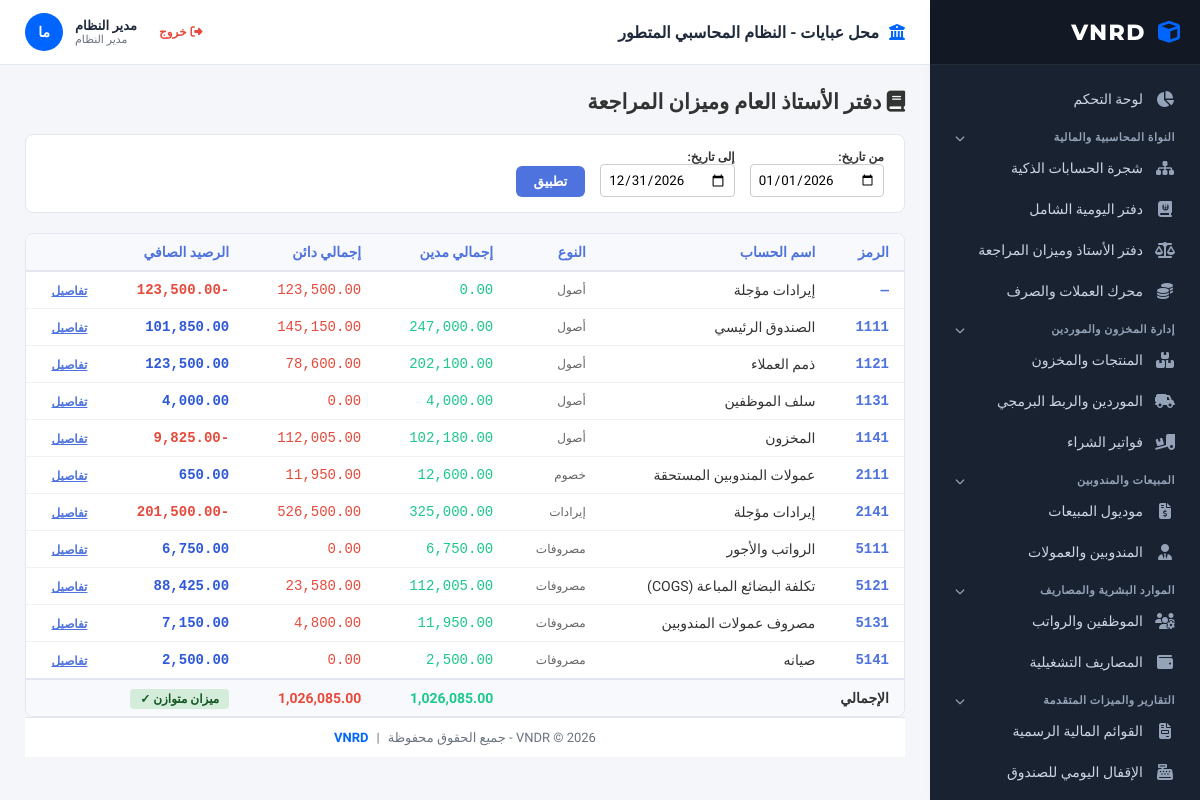
The app's page /Ledger.php (signed in) with its own data.
### tables this page shows
CREATE TABLE `accounts` (
  `id` int(11) NOT NULL,
  `account_code` varchar(50) NOT NULL,
  `account_name` varchar(150) NOT NULL,
  `account_type` enum('Asset','Liability','Equity','Revenue','Expense') NOT NULL,
  `parent_id` int(11) DEFAULT NULL,
  `is_active` tinyint(1) DEFAULT 1,
  `created_at` timestamp NOT NULL DEFAULT current_timestamp()
);

### Ledger.php (the view, shortened to what this page needs)
<?php
include 'header.php';
$start_date = $_GET['start_date'] ?? date('Y-01-01');
$end_date = $_GET['end_date'] ?? date('Y-12-31');
$stmt = $conn->prepare("
    SELECT a.id, a.account_code, a.account_name, a.account_type,
           COALESCE(SUM(j.debit), 0) AS total_debit,
           COALESCE(SUM(j.credit), 0) AS total_credit
    FROM accounts a
    LEFT JOIN journal_entries j ON j.account_id = a.id AND j.entry_date BETWEEN ? AND ?
    GROUP BY a.id, a.account_code, a.account_name, a.account_type
    ORDER BY a.account_code ASC
");
$stmt->execute([$start_date, $end_date]);
$ledger_rows = $stmt->fetchAll(PDO::FETCH_ASSOC);
$grand_debit = 0; $grand_credit = 0;
foreach ($ledger_rows as $r) { $grand_debit += $r['total_debit']; $grand_credit += $r['total_credit']; }
$type_labels = ['Asset' => 'أصول', 'Liability' => 'خصوم', 'Equity' => 'حقوق ملكية', 'Revenue' => 'إيرادات', 'Expense' => 'مصروفات'];
?>
<div style="display:flex; justify-content:space-between; align-items:center; margin-bottom:20px;">
    <h2><i class="fas fa-book"></i> دفتر الأستاذ العام وميزان المراجعة</h2>
</div>
<div style="background:white; padding:15px 20px; border-radius:8px; border:1px solid #e3e6f0; margin-bottom:20px;">
    <form method="GET" style="display:flex; gap:15px; align-items:flex-end; flex-wrap:wrap;">
        <div><label style="display:block; font-size:12px; font-weight:bold;">من تاريخ:</label><input type="date" name="start_date" value="<?php echo htmlspecialchars($start_date); ?>" style="padding:7px; border:1px solid #ccc; border-radius:4px;"></div>
        <div><label style="display:block; font-size:12px; font-weight:bold;">إلى تاريخ:</label><input type="date" name="end_date" value="<?php echo htmlspecialchars($end_date); ?>" style="padding:7px; border:1px solid #ccc; border-radius:4px;"></div>
        <button type="submit" style="background:#4e73df; color:white; border:none; padding:8px 18px; border-radius:6px; cursor:pointer; font-weight:bold;">تطبيق</button>
    </form>
</div>
<div style="background:white; border:1px solid #e3e6f0; border-radius:8px; overflow:hidden;">
    <table style="width:100%; border-collapse:collapse; font-size:14px; text-align:right;">
        <thead>
            <tr style="background:#f8f9fc; color:#4e73df; border-bottom:2px solid #e3e6f0;">
                <th style="padding:10px 15px;">الرمز</th><th style="padding:10px 15px;">اسم الحساب</th><th style="padding:10px 15px;">النوع</th>
                <th style="padding:10px 15px;">إجمالي مدين</th><th style="padding:10px 15px;">إجمالي دائن</th><th style="padding:10px 15px;">الرصيد الصافي</th><th style="padding:10px 15px;"></th>
            </tr>
        </thead>
        <tbody>
            <?php foreach ($ledger_rows as $r):
                $net = $r['total_debit'] - $r['total_credit'];
                if ($r['total_debit'] == 0 && $r['total_credit'] == 0) continue;
            ?>
                <tr style="border-bottom:1px solid #f1f1f1;">
                    <td style="padding:10px 15px; font-family:monospace; color:#4e73df; font-weight:bold;"><?php echo htmlspecialchars($r['account_code'] ?: '—'); ?></td>
                    <td style="padding:10px 15px;"><?php echo htmlspecialchars($r['account_name']); ?></td>
                    <td style="padding:10px 15px; font-size:12px; color:#666;"><?php echo htmlspecialchars($type_labels[$r['account_type']] ?? ($r['account_type'] ?: '—')); ?></td>
                    <td style="padding:10px 15px; font-family:monospace; color:#1cc88a;"><?php echo number_format($r['total_debit'], 2); ?></td>
                    <td style="padding:10px 15px; font-family:monospace; color:#e74a3b;"><?php echo number_format($r['total_credit'], 2); ?></td>
                    <td style="padding:10px 15px; font-family:monospace; font-weight:bold; color:<?php echo $net >= 0 ? '#2e59d9' : '#e74a3b'; ?>;"><?php echo number_format($net, 2); ?></td>
                    <td style="padding:10px 15px;"><a href="ledger.php?start_date=<?php echo $start_date; ?>&end_date=<?php echo $end_date; ?>&account_id=<?php echo $r['id']; ?>" style="color:#4e73df; font-size:12px; font-weight:bold;">تفاصيل</a></td>
                </tr>
            <?php endforeach; ?>
        </tbody>
        <tfoot>
            <tr style="background:#f8f9fc; border-top:2px solid #e3e6f0; font-weight:bold;">
                <td colspan="3" style="padding:10px 15px;">الإجمالي</td>
                <td style="padding:10px 15px; color:#1cc88a;"><?php echo number_format($grand_debit, 2); ?></td>
                <td style="padding:10px 15px; color:#e74a3b;"><?php echo number_format($grand_credit, 2); ?></td>
                <td colspan="2" style="padding:10px 15px;">
                    <?php if (round($grand_debit, 2) === round($grand_credit, 2)): ?>
                        <span style="background:#d4edda; color:#155724; padding:3px 10px; border-radius:4px; font-size:12px;">ميزان متوازن ✓</span>
                    <?php else: ?>
                        <span style="background:#f8d7da; color:#721c24; padding:3px 10px; border-radius:4px; font-size:12px;">فرق: <?php echo number_format($grand_debit - $grand_credit, 2); ?></span>
                    <?php endif; ?>
                </td>
            </tr>
        </tfoot>
    </table>
</div>
<?php include 'footer.php'; ?>

### header.php (shortened to what this page needs)
<?php
include_once 'db.php';
$logged_in_full_name = $_SESSION['full_name'] ?? 'مستخدم';
$logged_in_role = $_SESSION['user_role'] ?? 'viewer';
$role_display_labels = ['admin' => 'مدير النظام', 'accountant' => 'محاسب', 'viewer' => 'مستعرض فقط'];
$logged_in_role_label = $role_display_labels[$logged_in_role] ?? $logged_in_role;
$name_parts = explode(' ', trim($logged_in_full_name));
$avatar_initials = mb_substr($name_parts[0] ?? '', 0, 1) . (isset($name_parts[1]) ? mb_substr($name_parts[1], 0, 1) : '');
$company_name = 'النظام المحاسبي المتطور';
$company_logo = '';
try {
    $stmt = $conn->query("SELECT setting_key, setting_value FROM system_settings");
    if ($stmt) {
        $settings_map = $stmt->fetchAll(PDO::FETCH_KEY_PAIR);
        if (!empty($settings_map['company_name'])) {
            $company_name = $settings_map['company_name'];
        }
    }
} catch (Exception $e) {
}
?>
<!DOCTYPE html>
<html lang="ar" dir="rtl">
<head>
    <link rel="stylesheet" href="https://cdnjs.cloudflare.com/ajax/libs/font-awesome/6.4.0/css/all.min.css">
</head>
<body>
    <aside>
        <div class="sidebar-brand">
            <?php if (!empty($company_logo)): ?>
                <img src="<?php echo htmlspecialchars($company_logo); ?>" alt="VNRD Logo">
            <?php else: ?>
                <i class="fa-solid fa-cube"></i>
                <span class="brand-title">VNRD</span>
            <?php endif; ?>
        </div>
        <ul class="sidebar-menu">
            <li>
                <a href="index.php"><i class="fa-solid fa-chart-pie"></i> لوحة التحكم</a>
            </li>
            <div class="menu-category" data-target="grp-1">النواة المحاسبية والمالية <i class="fa-solid fa-chevron-down toggle-arrow"></i></div>
            <div class="menu-group" id="grp-1">
            <li>
                <a href="accounts.php"><i class="fa-solid fa-sitemap"></i> شجرة الحسابات الذكية</a>
            </li>
            <li>
                <a href="journal.php"><i class="fa-solid fa-book-journal-whills"></i> دفتر اليومية الشامل</a>
            </li>
            <li>
                <a href="ledger.php"><i class="fa-solid fa-scale-balanced"></i> دفتر الأستاذ وميزان المراجعة</a>
            </li>
            <li>
                <a href="currencies.php"><i class="fa-solid fa-coins"></i> محرك العملات والصرف</a>
            </li>
            </div>
            <div class="menu-category" data-target="grp-2">إدارة المخزون والموردين <i class="fa-solid fa-chevron-down toggle-arrow"></i></div>
            <div class="menu-group" id="grp-2">
            <li>
                <a href="products.php"><i class="fa-solid fa-boxes-stacked"></i> المنتجات والمخزون</a>
            </li>
            <li>
                <a href="suppliers.php"><i class="fa-solid fa-truck-field"></i> الموردين والربط البرمجي</a>
            </li>
            <li>
                <a href="purchases.php"><i class="fa-solid fa-truck-loading"></i> فواتير الشراء</a>
            </li>
            </div>
            <div class="menu-category" data-target="grp-3">المبيعات والمندوبين <i class="fa-solid fa-chevron-down toggle-arrow"></i></div>
            <div class="menu-group" id="grp-3">
            <li>
                <a href="sales.php"><i class="fa-solid fa-file-invoice-dollar"></i> موديول المبيعات</a>
            </li>
            <li>
                <a href="representatives.php"><i class="fa-solid fa-user-tie"></i> المندوبين والعمولات</a>
            </li>
            </div>
            <div class="menu-category" data-target="grp-4">الموارد البشرية والمصاريف <i class="fa-solid fa-chevron-down toggle-arrow"></i></div>
            <div class="menu-group" id="grp-4">
            <li>
                <a href="hr_payroll_advanced.php"><i class="fa-solid fa-users-gear"></i> الموظفين والرواتب</a>
            </li>
            <li>
                <a href="expenses.php"><i class="fa-solid fa-wallet"></i> المصاريف التشغيلية</a>
            </li>
            </div>
            <div class="menu-category" data-target="grp-5">التقارير والميزات المتقدمة <i class="fa-solid fa-chevron-down toggle-arrow"></i></div>
            <div class="menu-group" id="grp-5">
            <li>
                <a href="financial_statements.php"><i class="fa-solid fa-file-invoice"></i> القوائم المالية الرسمية</a>
            </li>
            <li>
                <a href="daily_closing.php"><i class="fa-solid fa-cash-register"></i> الإقفال اليومي للصندوق</a>
            </li>
            <li>
                <a href="financial_reports.php"><i class="fa-solid fa-chart-line"></i> التقارير والأرباح (COGS)</a>
            </li>
            </div>
        </ul>
    </aside>
    <div class="main-wrapper">
        <header class="top-navbar">
            <div style="font-size: 16px; font-weight: 700; color: #1e293b; display: flex; align-items: center; gap: 10px;">
                <?php if (!empty($company_logo)): ?>
                    <img src="<?php echo htmlspecialchars($company_logo); ?>" alt="Logo" style="height: 30px; object-fit: contain;">
                <?php else: ?>
                    <i class="fa-solid fa-building-columns" style="color: var(--zoho-primary);"></i>
                <?php endif; ?>
                <span><?php echo htmlspecialchars($company_name); ?> - النظام المحاسبي المتطور</span>
            </div>
            <div class="user-profile-info">
                <a href="login.php?logout=1" class="logout-link" title="تسجيل الخروج"><i class="fa-solid fa-right-from-bracket"></i> خروج</a>
                <div style="text-align: left;">
                    <div style="font-weight: 700; font-size: 13px; color: #1e293b;"><?php echo htmlspecialchars($logged_in_full_name); ?></div>
                    <div style="font-size: 11px; color: var(--zoho-text-muted);"><?php echo htmlspecialchars($logged_in_role_label); ?></div>
                </div>
                <div class="user-avatar"><?php echo htmlspecialchars($avatar_initials ?: '؟'); ?></div>
            </div>
        </header>
        <main class="content-area">

### footer.php (shortened to what this page needs)
<footer class="zoho-footer">
    <span>VNDR &copy; 2026 - جميع الحقوق محفوظة</span>
    <span>|</span>
    <strong>VNRD</strong>
</footer>

### header.php (style rules this page uses)
:root { --zoho-sidebar-bg: #192231; --zoho-sidebar-hover: #26354a; --zoho-primary: #0065ff; --zoho-accent: #00c48c; --zoho-bg: #f4f6f9; --zoho-card-bg: #ffffff; --zoho-text-main: #333333; --zoho-text-muted: #6b7280; --zoho-border: #e2e8f0; --zoho-radius: 8px; }
* { box-sizing: border-box; margin: 0; padding: 0; font-family: 'Tajawal', sans-serif; }
body { background-color: var(--zoho-bg); color: var(--zoho-text-main); display: flex; height: 100vh; overflow: hidden; font-size: 14px; }
aside { width: 270px; background-color: var(--zoho-sidebar-bg); color: #fff; display: flex; flex-direction: column; height: 100%; box-shadow: 3px 0 10px rgba(0,0,0,0.05); z-index: 100; }
.sidebar-brand { padding: 15px 20px; background: #121924; display: flex; align-items: center; gap: 12px; border-bottom: 1px solid rgba(255,255,255,0.08); min-height: 65px; }
.sidebar-brand i { color: var(--zoho-primary); font-size: 22px; }
.sidebar-brand .brand-title { font-family: 'Montserrat', sans-serif; font-weight: 800; font-size: 22px; color: #ffffff; letter-spacing: 1.5px; }
.sidebar-menu { list-style: none; overflow-y: auto; flex: 1; padding: 15px 10px; }
.menu-category { font-size: 11px; text-transform: uppercase; color: #94a3b8; padding: 10px 15px 5px 15px; font-weight: 700; letter-spacing: 0.5px; }
.sidebar-menu li a { display: flex; align-items: center; gap: 12px; padding: 11px 15px; color: #cbd5e1; text-decoration: none; border-radius: var(--zoho-radius); margin-bottom: 3px; transition: all 0.2s ease; font-weight: 500; }
.sidebar-menu li a i { font-size: 16px; width: 20px; text-align: center; color: #94a3b8; }
.main-wrapper { flex: 1; display: flex; flex-direction: column; height: 100%; overflow: hidden; }
header.top-navbar { height: 65px; background: var(--zoho-card-bg); border-bottom: 1px solid var(--zoho-border); display: flex; align-items: center; justify-content: space-between; padding: 0 25px; box-shadow: 0 1px 3px rgba(0,0,0,0.02); }
.user-profile-info { display: flex; align-items: center; gap: 12px; }
.user-avatar { width: 38px; height: 38px; background: var(--zoho-primary); color: white; border-radius: 50%; display: flex; align-items: center; justify-content: center; font-weight: bold; }
.logout-link { color: #e74a3b; font-size: 12px; text-decoration: none; font-weight: 700; display: flex; align-items: center; gap: 4px; padding: 6px 10px; border-radius: 6px; transition: background 0.2s; }
main.content-area { flex: 1; overflow-y: auto; padding: 25px; background-color: var(--zoho-bg); }
.zoho-footer { background: var(--zoho-card-bg); border-top: 1px solid var(--zoho-border); padding: 12px 25px; color: var(--zoho-text-muted); font-size: 13px; display: flex; justify-content: center; align-items: center; gap: 8px; margin-top: auto; }
.zoho-footer strong { color: var(--zoho-primary); }
.menu-category { display: flex; align-items: center; justify-content: space-between; cursor: pointer; user-select: none; transition: color 0.2s; }
.menu-category .toggle-arrow { font-size: 10px; transition: transform 0.25s ease; }
.menu-group { overflow: hidden; max-height: 500px; transition: max-height 0.3s ease; }

### footer.php (style rules this page uses)
.zoho-footer { background: var(--zoho-card-bg, #ffffff); border-top: 1px solid var(--zoho-border, #e3e6f0); padding: 12px 25px; color: var(--zoho-text-muted, #6c757d); font-size: 13px; display: flex; justify-content: center; align-items: center; gap: 8px; margin-top: auto; }
.zoho-footer strong { color: var(--zoho-primary, #4e73df); }

### records on screen
accounts: account_code "—", account_name "إيرادات مؤجلة", account_type "أصول", total_debit "0.00", total_credit "123,500.00", net "-123,500.00"
accounts: account_code "1111", account_name "الصندوق الرئيسي", account_type "أصول", total_debit "247,000.00", total_credit "145,150.00", net "101,850.00"
accounts: account_code "1121", account_name "ذمم العملاء", account_type "أصول", total_debit "202,100.00", total_credit "78,600.00", net "123,500.00"
accounts: account_code "1131", account_name "سلف الموظفين", account_type "أصول", total_debit "4,000.00", total_credit "0.00", net "4,000.00"
accounts: account_code "1141", account_name "المخزون", account_type "أصول", total_debit "102,180.00", total_credit "112,005.00", net "-9,825.00"
accounts: account_code "2111", account_name "عمولات المندوبين المستحقة", account_type "خصوم", total_debit "12,600.00", total_credit "11,950.00", net "650.00"
accounts: account_code "2141", account_name "إيرادات مؤجلة", account_type "إيرادات", total_debit "325,000.00", total_credit "526,500.00", net "-201,500.00"
accounts: account_code "5111", account_name "الرواتب والأجور", account_type "مصروفات", total_debit "6,750.00", total_credit "0.00", net "6,750.00"
accounts: account_code "5121", account_name "تكلفة البضائع المباعة (COGS)", account_type "مصروفات", total_debit "112,005.00", total_credit "23,580.00", net "88,425.00"
accounts: account_code "5131", account_name "مصروف عمولات المندوبين", account_type "مصروفات", total_debit "11,950.00", total_credit "4,800.00", net "7,150.00"
accounts: account_code "5141", account_name "صيانه", account_type "مصروفات", total_debit "2,500.00", total_credit "0.00", net "2,500.00"

### other values on screen
$company_name "محل عبايات"
$logged_in_full_name "مدير النظام"
$logged_in_role_label "مدير النظام"
$avatar_initials ?: '؟' "ما"
$grand_debit "1,026,085.00"
$grand_credit "1,026,085.00"
